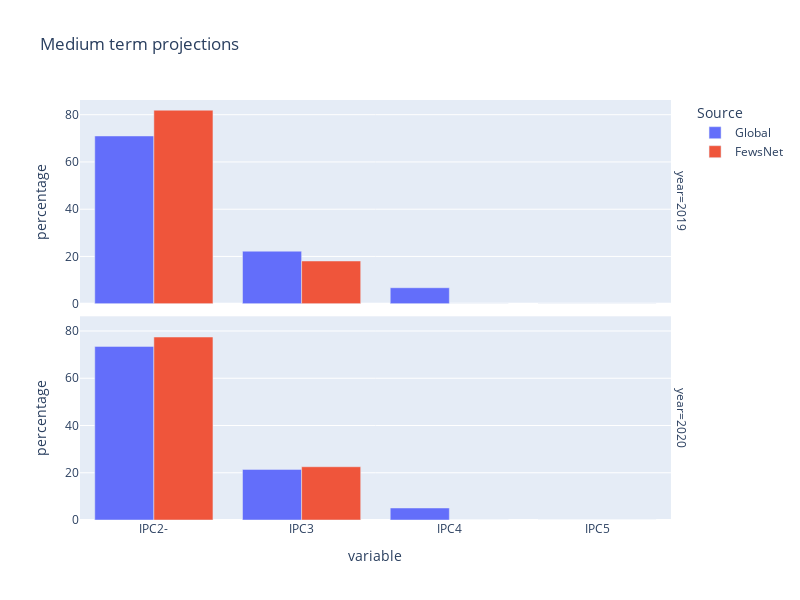

The cell this chart's notebook holds for it:
### Code cell
fig=px.bar(df_combm,x="variable",y="percentage",color="Source",facet_row="year",barmode="group",height=600,width=800,title="Medium term projections") #,facet_row="year"
fig.update_xaxes(ticktext=["IPC2-","IPC3","IPC4","IPC5"],tickvals=["perc_ML2_2m","perc_ML2_3","perc_ML2_4","perc_ML2_5"])
fig.show()

### Figure 1 — Plotly figure (JSON) as saved in the notebook; plotly's stock layout.template omitted (floating-point values rounded to 4 significant figures)
{"data": [{"alignmentgroup": "True", "hovertemplate": "Source=Global<br>year=2019<br>variable=%{x}<br>percentage=%{y}<extra></extra>", "legendgroup": "Global", "marker": {"color": "#636efa"}, "name": "Global", "offsetgroup": "Global", "orientation": "v", "showlegend": true, "textposition": "auto", "type": "bar", "x": ["perc_ML2_2m", "perc_ML2_3", "perc_ML2_4", "perc_ML2_5"], "xaxis": "x2", "y": [71.0, 22.23, 6.764, 0], "yaxis": "y2"}, {"alignmentgroup": "True", "hovertemplate": "Source=Global<br>year=2020<br>variable=%{x}<br>percentage=%{y}<extra></extra>", "legendgroup": "Global", "marker": {"color": "#636efa"}, "name": "Global", "offsetgroup": "Global", "orientation": "v", "showlegend": false, "textposition": "auto", "type": "bar", "x": ["perc_ML2_2m", "perc_ML2_3", "perc_ML2_4", "perc_ML2_5"], "xaxis": "x", "y": [73.49, 21.42, 5.084, 0], "yaxis": "y"}, {"alignmentgroup": "True", "hovertemplate": "Source=FewsNet<br>year=2019<br>variable=%{x}<br>percentage=%{y}<extra></extra>", "legendgroup": "FewsNet", "marker": {"color": "#EF553B"}, "name": "FewsNet", "offsetgroup": "FewsNet", "orientation": "v", "showlegend": true, "textposition": "auto", "type": "bar", "x": ["perc_ML2_2m", "perc_ML2_3", "perc_ML2_4", "perc_ML2_5"], "xaxis": "x2", "y": [81.92, 18.08, 0.0008395, 0], "yaxis": "y2"}, {"alignmentgroup": "True", "hovertemplate": "Source=FewsNet<br>year=2020<br>variable=%{x}<br>percentage=%{y}<extra></extra>", "legendgroup": "FewsNet", "marker": {"color": "#EF553B"}, "name": "FewsNet", "offsetgroup": "FewsNet", "orientation": "v", "showlegend": false, "textposition": "auto", "type": "bar", "x": ["perc_ML2_2m", "perc_ML2_3", "perc_ML2_4", "perc_ML2_5"], "xaxis": "x", "y": [77.45, 22.55, 0, 0], "yaxis": "y"}], "layout": {"annotations": [{"font": {}, "showarrow": false, "text": "year=2020", "textangle": 90, "x": 0.98, "xanchor": "left", "xref": "paper", "y": 0.2425, "yanchor": "middle", "yref": "paper"}, {"font": {}, "showarrow": false, "text": "year=2019", "textangle": 90, "x": 0.98, "xanchor": "left", "xref": "paper", "y": 0.7575, "yanchor": "middle", "yref": "paper"}], "barmode": "group", "height": 600, "legend": {"title": {"text": "Source"}, "tracegroupgap": 0}, "title": {"text": "Medium term projections"}, "width": 800, "xaxis": {"anchor": "y", "autorange": true, "domain": [0, 0.98], "range": [-0.5, 3.5], "ticktext": ["IPC2-", "IPC3", "IPC4", "IPC5"], "tickvals": ["perc_ML2_2m", "perc_ML2_3", "perc_ML2_4", "perc_ML2_5"], "title": {"text": "variable"}, "type": "category"}, "xaxis2": {"anchor": "y2", "autorange": true, "domain": [0, 0.98], "matches": "x", "range": [-0.5, 3.5], "showticklabels": false, "ticktext": ["IPC2-", "IPC3", "IPC4", "IPC5"], "tickvals": ["perc_ML2_2m", "perc_ML2_3", "perc_ML2_4", "perc_ML2_5"], "type": "category"}, "yaxis": {"anchor": "x", "autorange": true, "domain": [0, 0.485], "range": [0, 86.23], "title": {"text": "percentage"}, "type": "linear"}, "yaxis2": {"anchor": "x2", "autorange": true, "domain": [0.515, 1], "matches": "y", "range": [0, 86.23], "title": {"text": "percentage"}, "type": "linear"}}}
